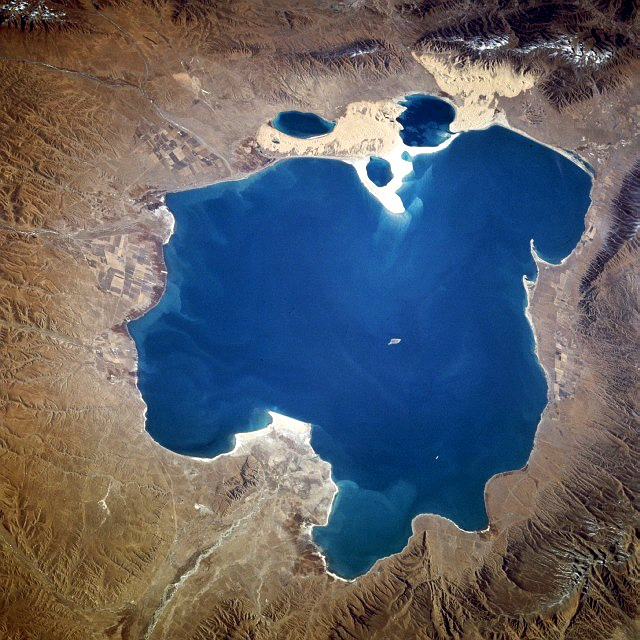
%> input picture Image processing /Ex9/lake.jpg, 640 x 640 px
$ octave untitled7.m   (GNU Octave 9; MATLAB toolbox functions it lacks are replaced by stand-ins)
%> lines starting %> are read from the running program, lines starting %| are printed output that depends on the picture; in (x1, y1, x2, y2) boxes, pixels count from 0 and x2, y2 are one past the last pixel; in counts of white or black regions, pixels touching at a corner belong together; the program's own positions count from 1
% Load the image
originalImage = imread('lake.jpg');
%> originalImage is the input picture: size 640x640x3 uint8; mean R, G, B 92.6, 95.6, 103.5

% Convert the image to grayscale
grayImage = rgb2gray(originalImage);
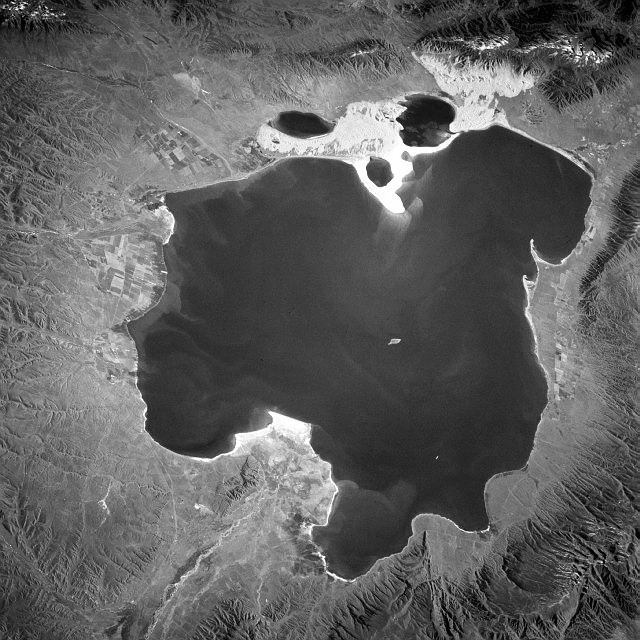
%> grayImage: size 640x640 uint8; min 0, max 255, mean 95.6

% Use Otsu's method to find a threshold
threshold = graythresh(grayImage);
%> threshold = 0.408

% Convert the grayscale image to binary using the threshold
binaryImage = imbinarize(grayImage, threshold);  % Use imbinarize instead of im2bw
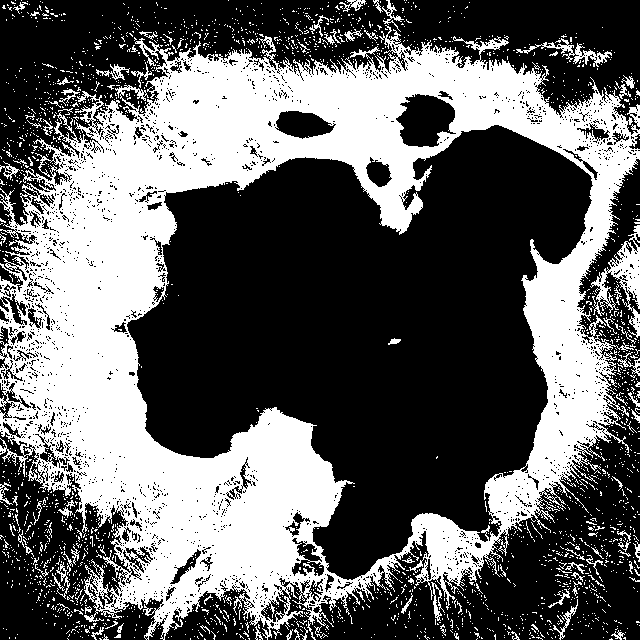
%> binaryImage: size 640x640 logical; 38.5% white; 2263 white regions (2168 under 20 px), largest, box (x1, y1, x2, y2) and area: (0, 25, 640, 640) 144289, (590, 225, 640, 338) 1740, (516, 38, 612, 67) 585

% Perform morphological operations to enhance the binary image
se = strel('disk', 20);
binaryImage = imclose(binaryImage, se);
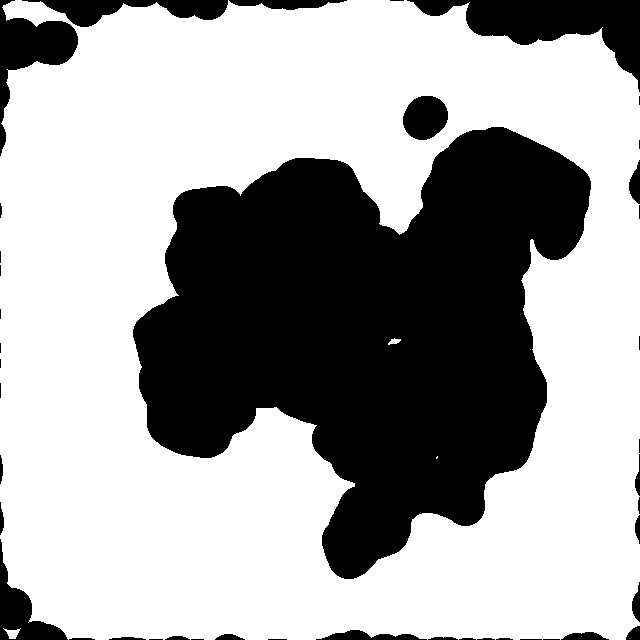
%> binaryImage: size 640x640 logical; 64.7% white; 43 black regions (16 under 20 px), largest, box (x1, y1, x2, y2) and area: (133, 127, 591, 579) 122968, (407, 0, 640, 92) 7997, (0, 0, 78, 156) 3937

% Label connected components in the binary image
labeledImage = bwlabel(binaryImage);
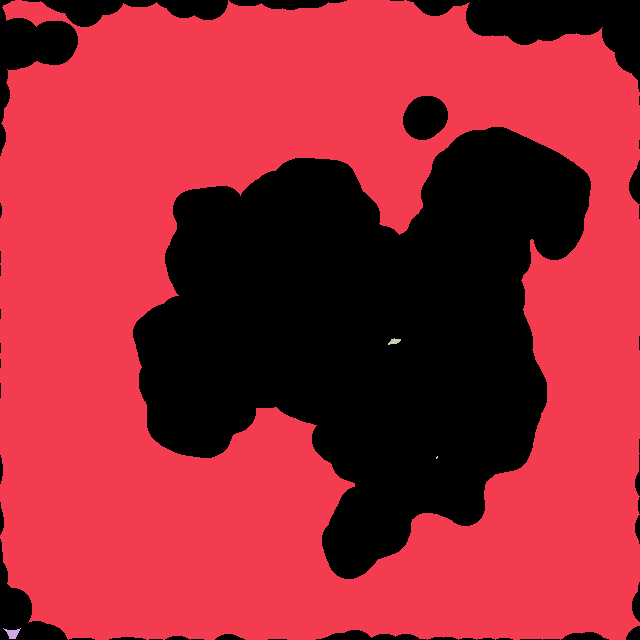
%> labeledImage: size 640x640 double; 5 distinct labels, from 0 to 4; one colour per label, 0 black

% Measure the area of each labeled region
regionProperties = regionprops(labeledImage, 'Area');
%> regionProperties = 4 regions; Area: 264763, 100, 52, 4

% Find the index of the region with the largest area
[~, maxIndex] = max([regionProperties.Area]);
%> maxIndex = 1

% Create a binary mask of the largest lake
largestLakeMask = (labeledImage == maxIndex);
%> largestLakeMask: size 640x640 logical; 64.6% white; 43 black regions (16 under 20 px), largest, box (x1, y1, x2, y2) and area: (133, 127, 591, 579) 123024, (407, 0, 640, 92) 7997, (0, 0, 78, 156) 3937

% Apply the mask to the original RGB image
extractedLake = originalImage;  % Copy the original image
for channel = 1:3
    extractedLake(:, :, channel) = extractedLake(:, :, channel) .* uint8(largestLakeMask);
end
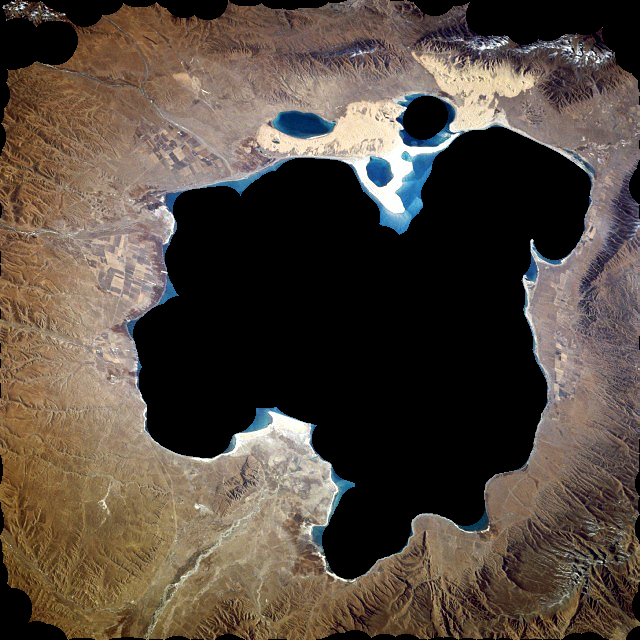
%> extractedLake: size 640x640x3 uint8; mean R, G, B 84.3, 72.7, 62.8

% Display the original image and the extracted lake
figure;
subplot(1, 2, 1);
imshow(originalImage);
title('Original Image');

subplot(1, 2, 2);
imshow(extractedLake);
title('Extracted Lake');

$ run again, with Image processing /Ex9/festia.jpg copied over Image processing /Ex9/lake.jpg
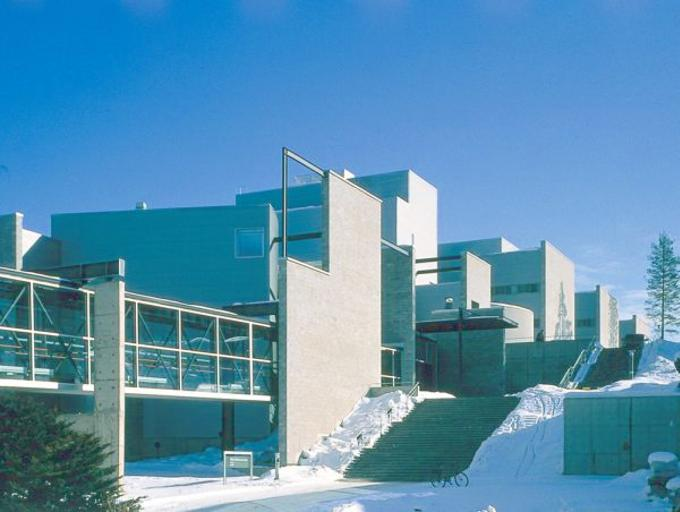
%> input picture Image processing /Ex9/festia.jpg, 680 x 512 px
%> originalImage is the input picture: size 512x680x3 uint8; mean R, G, B 88.6, 145.2, 178.2
%> threshold = 0.624
%> `labeledImage = bwlabel(binaryImage);`:
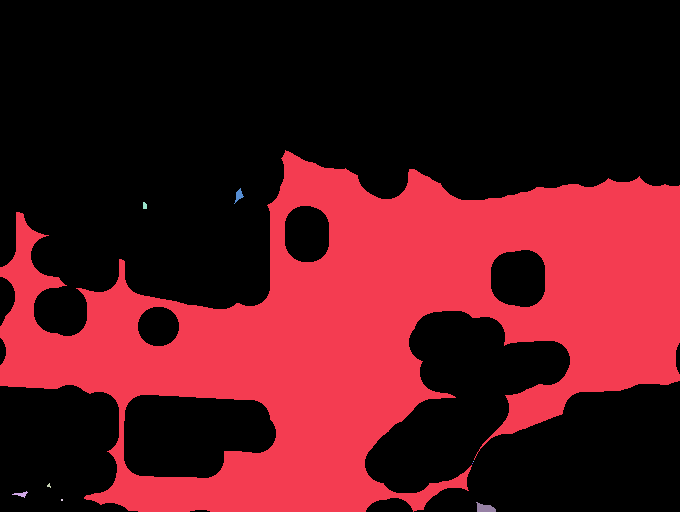
%> labeledImage: size 512x680 double; 10 distinct labels, from 0 to 9; one colour per label, 0 black
%> regionProperties = 9 regions; largest, Area: 120017, 132, 67, 46, 25
%> maxIndex = 1
%> largestLakeMask: size 512x680 logical; 34.5% white; 1 white region, box (x1, y1, x2, y2) and area: (0, 150, 680, 512) 120017
%> after the loop `for channel = 1:3`:
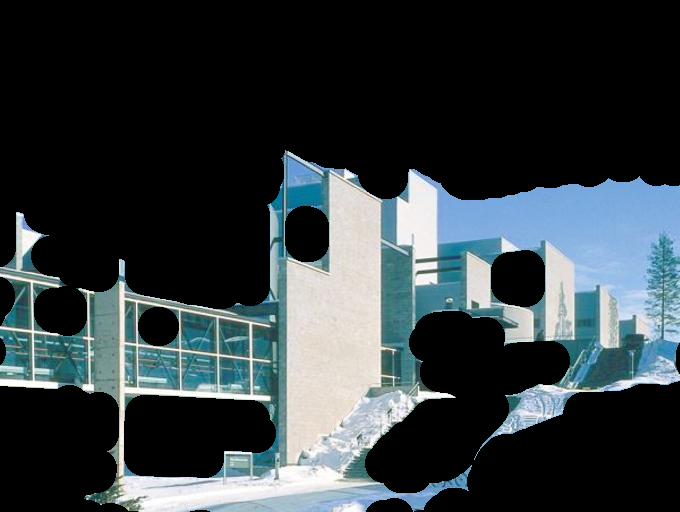
%> extractedLake: size 512x680x3 uint8; mean R, G, B 50.7, 60.1, 63.7
